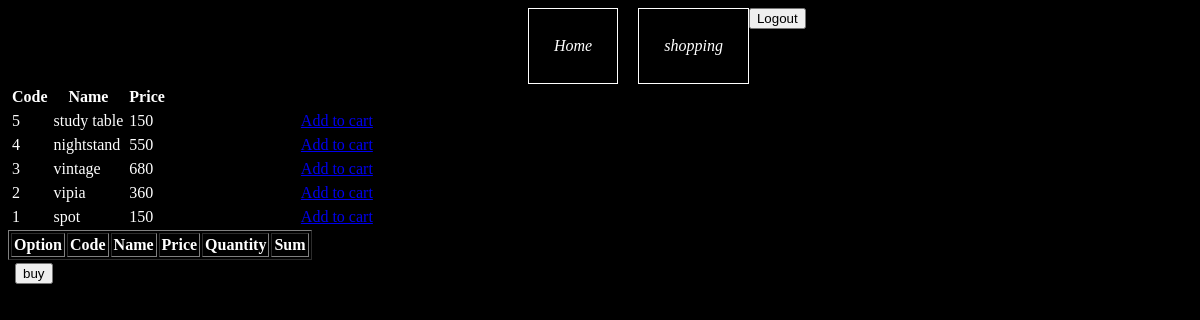
The app's page /cart.php with its own data.
### tables this page shows
CREATE TABLE IF NOT EXISTS `lamps` (
  `code` int(11) NOT NULL,
  `name` text NOT NULL,
  `price` int(11) NOT NULL,
  `quantity` int(11) NOT NULL,
  `image` varchar(256) NOT NULL,
  PRIMARY KEY (`code`)
);

### cart.php (the view, shortened to what this page needs)
<link rel="stylesheet" href="menu.css" />
<link rel="stylesheet" href="https://cdnjs.cloudflare.com/ajax/libs/font-awesome/4.7.0/css/font-awesome.min.css">
<ul>
    <li style="margin-left: 500px "><a class="active" href="home.php">Home</a></li>
    <li><a type="submit" href="cart.php">shopping</a></li>
<form action="cart.php" method="post">
  <input type="submit" name="logout" value="Logout">
</form>
    </ul>
	<body style="background:black;color :white">
<?php
$con = new mysqli("localhost", "root", "", "orot2000");
$result = mysqli_query($con, 'SELECT * FROM lamps');
?>
<table cellpadding="2" cellspacing="2" border="0">
    <tr>
        <th>Code</th>
        <th>Name</th>
        <th>Price</th>
    </tr>
    <?php while ($item = mysqli_fetch_object($result)) { ?>
        <tr>
            <td><?php echo $item->code; ?></td>
            <td><?php echo $item->name; ?></td>
            <td><?php echo $item->price; ?></td>
            <td>
                <a href="cart.php?code=<?php echo $item->code; ?>&quantity=1">Add to cart</a>
            </td>
        </tr>
    <?php } ?>
</table>
<table cellpadding="2" cellspacing="2" border="1">
    <tr>
        <th>Option</th>
        <th>Code</th>
        <th>Name</th>
        <th>Price</th>
        <th>Quantity</th>
        <th>Sum </th>
    </tr>
</table>
<form action="cart.php" method="GET">
  <table>
    <tr>
      <td colspan="5"></td>
      <td><button type="submit" name="buy">buy</button></td>
    </tr>
  </table>

### menu.css (style rules this page uses)
ul { list-style-type: none; margin: 0; padding: 0; overflow: hidden; background-color: black; }
li { float: left; }
li a { margin-left: 20px; display: block; color: white; font-style:italic; text-align: center; padding: 28px 25px; text-decoration: none; border: 1px solid white; }
a { margin-left: 130px }

### records on screen
lamps: code "5", name "study table", price "150"
lamps: code "4", name "nightstand", price "550"
lamps: code "3", name "vintage", price "680"
lamps: code "2", name "vipia", price "360"
lamps: code "1", name "spot", price "150"
